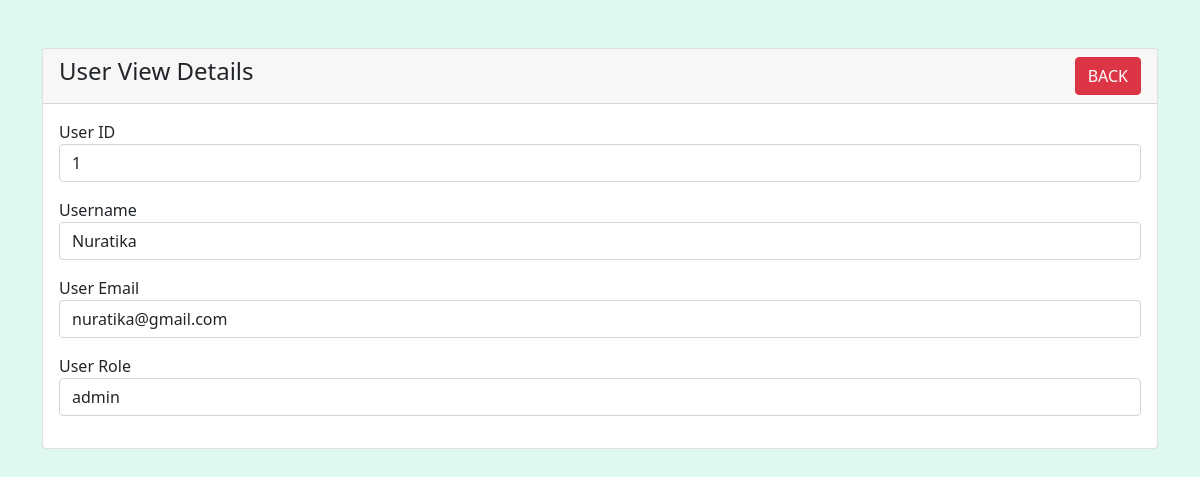
The page /user-view.php?id=1 on the database its author committed.
### tables this page shows
CREATE TABLE `users` (
  `id` int(11) NOT NULL,
  `role` enum('user','admin','expert','') NOT NULL,
  `username` varchar(255) NOT NULL,
  `password` varchar(255) NOT NULL,
  `name` varchar(255) NOT NULL,
  `email` varchar(255) NOT NULL
);

### user-view.php (the view, shortened to what this page needs)
<?php
require 'dbcon.php';
?>
<!doctype html>
<html lang="en">
  <head>
    <link href="https://cdn.jsdelivr.net/npm/bootstrap@5.1.3/dist/css/bootstrap.min.css" rel="stylesheet">
</head>
    <body style="background-color:#dff8ef">
    <div class="container mt-5">
        <div class="row">
            <div class="col-md-12">
                <div class="card">
                    <div class="card-header">
                        <h4>User View Details
                            <a href="index2.php" class="btn btn-danger float-end">BACK</a>
                        </h4>
                    </div>
                    <div class="card-body">
                        <?php
                        if(isset($_GET['id']))
                        {
                            $id = mysqli_real_escape_string($conn, $_GET['id']);
                            $query = "SELECT * FROM users WHERE id='$id' ";
                            $query_run = mysqli_query($conn, $query);
                            if(mysqli_num_rows($query_run) > 0)
                            {
                                $users = mysqli_fetch_array($query_run);
                                ?>
                                    <div class="mb-3">
                                        <label>User ID</label>
                                        <p class="form-control">
                                            <?=$users['id'];?>
                                        </p>
                                    </div>
                                    <div class="mb-3">
                                        <label>Username</label>
                                        <p class="form-control">
                                            <?=$users['username'];?>
                                        </p>
                                    </div>
                                    <div class="mb-3">
                                        <label>User Email</label>
                                        <p class="form-control">
                                            <?=$users['email'];?>
                                        </p>
                                    </div>
                                    <div class="mb-3">
                                        <label>User Role</label>
                                        <p class="form-control">
                                            <?=$users['role'];?>
                                        </p>
                                    </div>
                                <?php
                            }
                            else
                            {
                                echo "<h4>No Such Id Found</h4>";
                            }
                        }
                        ?>
                    </div>
                </div>
            </div>
        </div>
    </div>
</body>
</html>

### rows shown on the page
users: id "1", username "Nuratika", email "nuratika@gmail.com", role "admin"
